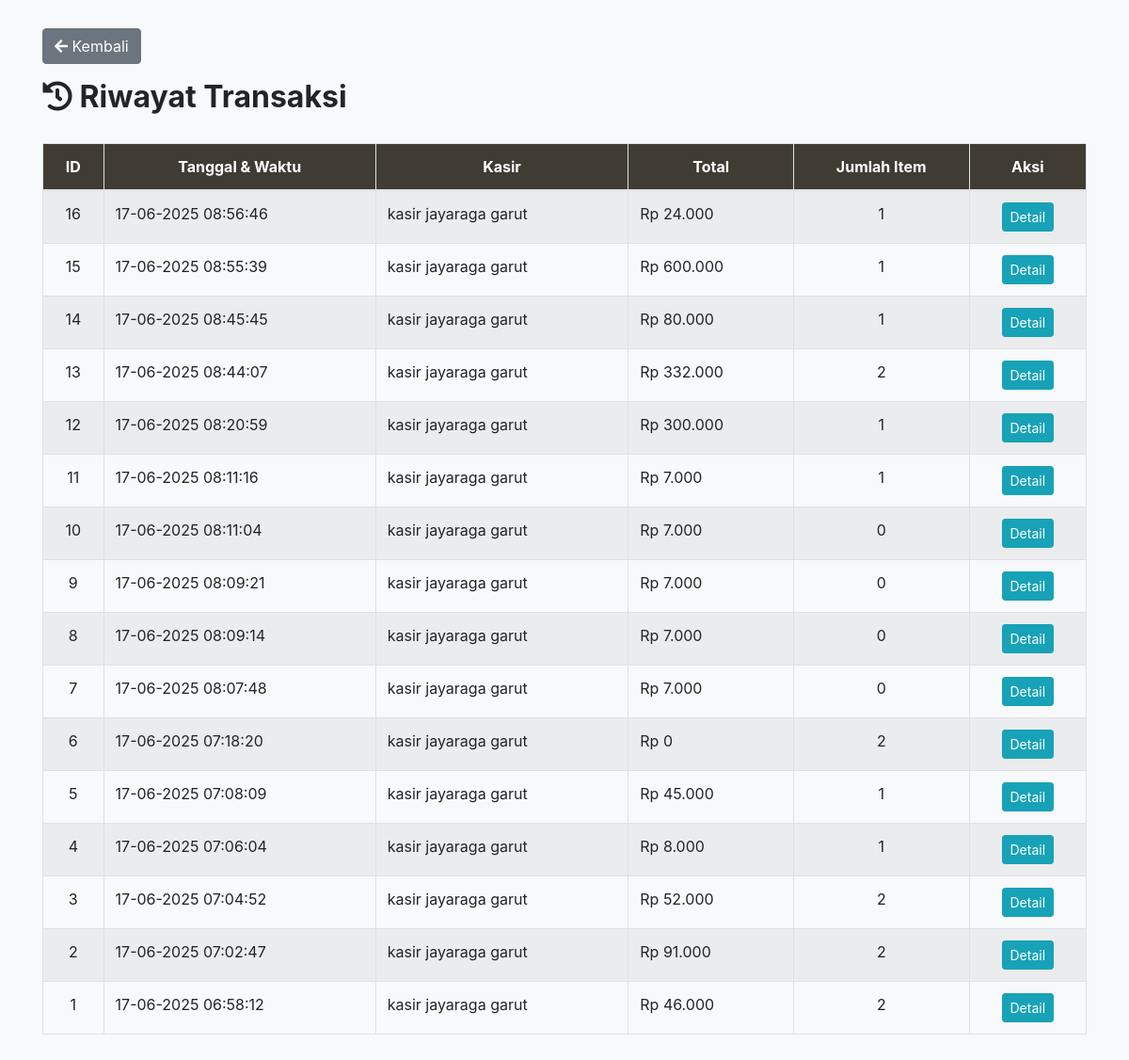
Screenshot of /kasir-app/modules/transaksi.php (signed in) with the database file from the repository.
### tables this page shows
CREATE TABLE `transaksi` (
  `id_transaksi` int(11) NOT NULL,
  `kode_transaksi` varchar(50) NOT NULL,
  `id_kasir` int(11) DEFAULT NULL,
  `tanggal` datetime DEFAULT current_timestamp(),
  `total` int(11) DEFAULT NULL,
  `bayar` int(11) DEFAULT NULL,
  `kembalian` int(11) DEFAULT NULL
);

CREATE TABLE `kasir` (
  `id_kasir` int(11) NOT NULL,
  `nama_kasir` varchar(100) NOT NULL,
  `username` varchar(50) NOT NULL,
  `password` varchar(255) NOT NULL
);

### kasir-app/modules/transaksi.php (the view, shortened to what this page needs)
<?php
include("../config/db.php");
?>
<!DOCTYPE html>
<html lang="id">
<head>
    <link href="https://stackpath.bootstrapcdn.com/bootstrap/4.5.2/css/bootstrap.min.css" rel="stylesheet">
    <link rel="stylesheet" href="https://cdnjs.cloudflare.com/ajax/libs/font-awesome/5.15.3/css/all.min.css">
</head>
<body>
<div class="container">
    <a href="../home.php" class="btn btn-secondary mb-3">
            <i class="fas fa-arrow-left"></i> Kembali
    </a>
    <h2><i class="fas fa-history"></i> Riwayat Transaksi</h2>
    <div class="table-responsive">
        <table class="table table-bordered table-striped">
            <thead class="text-center">
                <tr>
                    <th>ID</th>
                    <th>Tanggal & Waktu</th>
                    <th>Kasir</th>
                    <th>Total</th>
                    <th>Jumlah Item</th>
                    <th>Aksi</th>
                </tr>
            </thead>
            <tbody>
                <?php
                $query = $koneksi->query("
                    SELECT t.id_transaksi, t.kode_transaksi, t.tanggal, k.nama_kasir, t.total,
                           COUNT(dt.id_detail) AS jumlah_item
                    FROM transaksi t
                    JOIN kasir k ON t.id_kasir = k.id_kasir
                    LEFT JOIN detail_transaksi dt ON t.id_transaksi = dt.id_transaksi
                    GROUP BY t.id_transaksi
                    ORDER BY t.tanggal DESC
                ");
                while ($row = $query->fetch_assoc()):
                ?>
                <tr>
                    <td class="text-center"><?= $row['id_transaksi'] ?></td>
                    <td><?= date('d-m-Y H:i:s', strtotime($row['tanggal'])) ?></td>
                    <td><?= htmlspecialchars($row['nama_kasir']) ?></td>
                    <td>Rp <?= number_format($row['total'], 0, ',', '.') ?></td>
                    <td class="text-center"><?= $row['jumlah_item'] ?></td>
                    <td class="text-center">
                        <a href="../struk_print.php?kode=<?= $row['kode_transaksi'] ?>" class="btn btn-info btn-sm" target="_blank">Detail</a>
                    </td>
                </tr>
                <?php endwhile; ?>
            </tbody>
        </table>
    </div>
</div>
</body>
</html>

### kasir-app/modules/transaksi.php (style rules this page uses)
body { padding: 30px; background-color: #f8f9fa; }
.table th { background-color:rgb(64, 60, 52); color: white; }
h2 { margin-bottom: 30px; font-weight: bold; }

### rows the page displays
transaksi: id_transaksi "16", tanggal "17-06-2025 08:56:46", id_kasir.nama_kasir "kasir jayaraga garut", total "24.000", jumlah_item "1"
transaksi: id_transaksi "15", tanggal "17-06-2025 08:55:39", id_kasir.nama_kasir "kasir jayaraga garut", total "600.000", jumlah_item "1"
transaksi: id_transaksi "14", tanggal "17-06-2025 08:45:45", id_kasir.nama_kasir "kasir jayaraga garut", total "80.000", jumlah_item "1"
transaksi: id_transaksi "13", tanggal "17-06-2025 08:44:07", id_kasir.nama_kasir "kasir jayaraga garut", total "332.000", jumlah_item "2"
transaksi: id_transaksi "12", tanggal "17-06-2025 08:20:59", id_kasir.nama_kasir "kasir jayaraga garut", total "300.000", jumlah_item "1"
transaksi: id_transaksi "11", tanggal "17-06-2025 08:11:16", id_kasir.nama_kasir "kasir jayaraga garut", total "7.000", jumlah_item "1"
transaksi: id_transaksi "10", tanggal "17-06-2025 08:11:04", id_kasir.nama_kasir "kasir jayaraga garut", total "7.000", jumlah_item "0"
transaksi: id_transaksi "9", tanggal "17-06-2025 08:09:21", id_kasir.nama_kasir "kasir jayaraga garut", total "7.000", jumlah_item "0"
transaksi: id_transaksi "8", tanggal "17-06-2025 08:09:14", id_kasir.nama_kasir "kasir jayaraga garut", total "7.000", jumlah_item "0"
transaksi: id_transaksi "7", tanggal "17-06-2025 08:07:48", id_kasir.nama_kasir "kasir jayaraga garut", total "7.000", jumlah_item "0"
transaksi: id_transaksi "6", tanggal "17-06-2025 07:18:20", id_kasir.nama_kasir "kasir jayaraga garut", total "0", jumlah_item "2"
transaksi: id_transaksi "5", tanggal "17-06-2025 07:08:09", id_kasir.nama_kasir "kasir jayaraga garut", total "45.000", jumlah_item "1"
transaksi: id_transaksi "4", tanggal "17-06-2025 07:06:04", id_kasir.nama_kasir "kasir jayaraga garut", total "8.000", jumlah_item "1"
transaksi: id_transaksi "3", tanggal "17-06-2025 07:04:52", id_kasir.nama_kasir "kasir jayaraga garut", total "52.000", jumlah_item "2"
transaksi: id_transaksi "2", tanggal "17-06-2025 07:02:47", id_kasir.nama_kasir "kasir jayaraga garut", total "91.000", jumlah_item "2"
transaksi: id_transaksi "1", tanggal "17-06-2025 06:58:12", id_kasir.nama_kasir "kasir jayaraga garut", total "46.000", jumlah_item "2"
